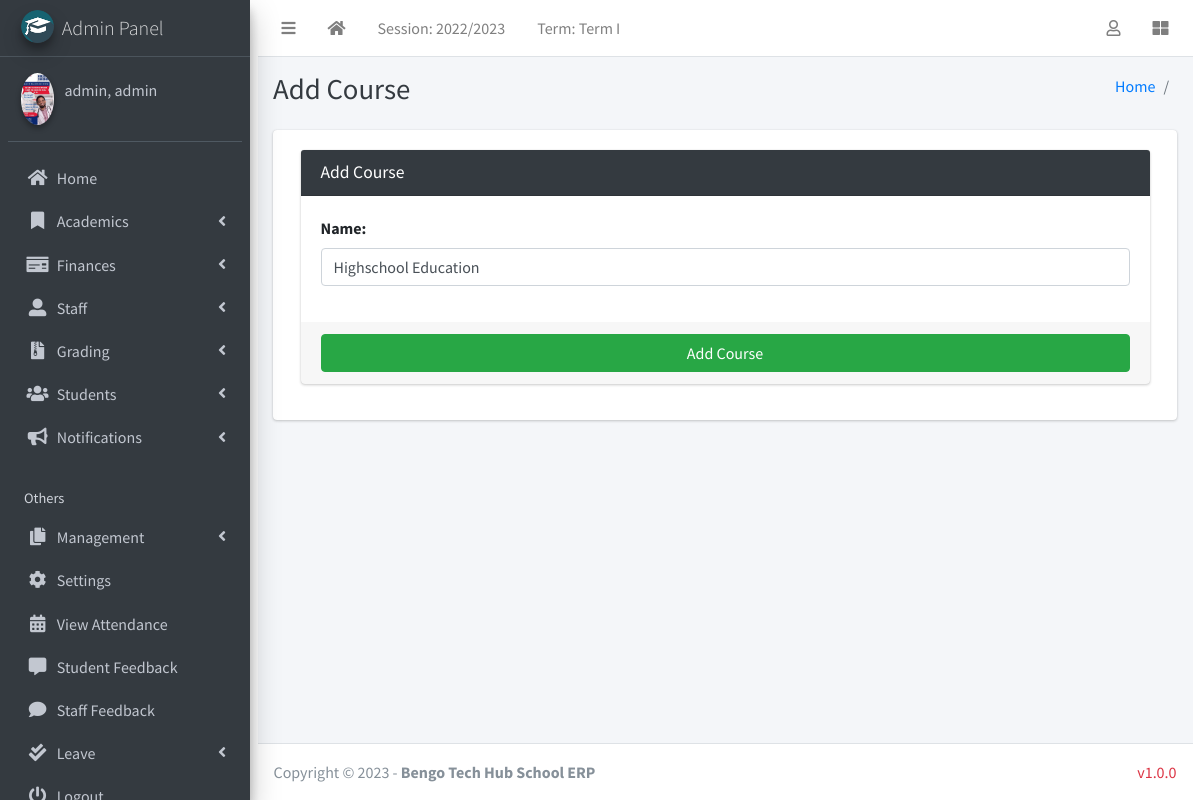
/manage/course/add (signed in), run on the app's committed database.
### academics/models.py (models this page shows, shortened)
class AcademicSession(models.Model):
    name = models.CharField(max_length=200, unique=True)
    current = models.BooleanField(default=True)
    class Meta:
        ordering = ["-name"]

class AcademicTerm(models.Model):
    name = models.CharField(max_length=20, unique=True)
    current = models.BooleanField(default=True)
    class Meta:
        ordering = ["name"]

### authman/models.py (models this page shows, shortened)
class CustomUser(AbstractUser):
    USER_TYPE = ((1, "HOD"), (2, "Staff"), (3, "Student"))
    GENDER = [("M", "Male"), ("F", "Female"), ("O", "Other")]
    username = models.CharField(max_length=150, unique=True,blank=True,null=True)
    email = models.EmailField(unique=True)
    user_type = models.CharField(default=1, choices=USER_TYPE, max_length=1)
    gender = models.CharField(max_length=1, choices=GENDER)
    profile_pic = models.ImageField()
    other_name = models.CharField(max_length=200, blank=True)
    address = models.TextField()
    fcm_token = models.TextField(default="")  # For firebase notifications
    created_at = models.DateTimeField(auto_now_add=True)
    updated_at = models.DateTimeField(auto_now=True)
    USERNAME_FIELD = "email"
    REQUIRED_FIELDS = []
    objects = CustomUserManager()
    def __str__(self):
        return self.last_name + ", " + self.first_name

### management/hod_views.py (the view, shortened to what this page needs)
# urls.py: path("course/add", hod_views.add_course, name='add_course'),
def add_course(request):
    form = CourseForm(request.POST or None)
    context = {
        'form': form,
        'page_title': 'Add Course'
    }
    return render(request, 'hod_template/add_course_template.html', context)

### authman/forms.py
class CourseForm(FormSettings):
    def __init__(self, *args, **kwargs):
        super(CourseForm, self).__init__(*args, **kwargs)
    class Meta:
        fields = ['name']
        model = Course

### academics/context_processors.py (called while the page is built)
def site_defaults(request):
    current_session = AcademicSession.objects.filter(current=True).first()
    current_term = AcademicTerm.objects.filter(current=True).first()
    setup=SchoolSetup.objects.first()
    if setup !=None:
       logo=setup.logo
    else:
        logo=settings.MEDIA_URL+'school_log/default.png'
    if current_session == None:
        current_session, created = AcademicSession.objects.get_or_create(
            name=str(timezone.now().year-1)+"/"+str(timezone.now().year), current=True)
        current_term, created = AcademicTerm.objects.get_or_create(
            name='Term I', current=True)
    vals = SiteConfig.objects.all()
    contexts = {
        "current_session": current_session.name,
        "current_term": current_term.name,
        "school_logo":logo,
    }
    for val in vals:
        contexts[val.key] = val.value
    return contexts

### templates/hod_template/add_course_template.html
{% extends 'management/base.html' %}
{% load static %}
{% block page_title %}{{page_title}}{% endblock page_title %}
{% block content %}
<section class="content">
    <div class="container-fluid">
        <div class="row">
            <div class="col-md-12">
                <div class="card card-dark">
                    <div class="card-header">
                        <h3 class="card-title">{{page_title}}</h3>
                    </div>
                    {% include "management/form_template.html" with messages=messages  form=form button_text="Add Course"%}
                </div>
            </div>
        </div>
    </div>
</section>
{% endblock content %}

### templates/management/base.html (shortened to what this page needs)
{% load static %}
<!DOCTYPE html>
<html>
  <head>
   <link rel="stylesheet" href="{% static 'mystyles/style.css' %}">
  <link rel="stylesheet" href="{% static 'plugins/fontawesome-free/css/all.min.css' %}">
  <link rel="stylesheet" href="{% static 'plugins/toastr/toastr.min.css' %}">
  <link rel="stylesheet"
    href="{% static 'plugins/overlayScrollbars/css/OverlayScrollbars.min.css' %}">
  <link rel="stylesheet" href="{% static 'plugins/Datatables/datatables.min.css' %}" />
  <link rel="stylesheet" href="{% static 'dist/css/adminlte.min.css' %}">
    <link rel="stylesheet" href="https://maxcdn.bootstrapcdn.com/bootstrap/4.5.2/css/bootstrap.min.css">
    <link
      rel="stylesheet"
      href="{% static 'plugins/fontawesome-free/css/all.min.css'%} "
    />
    <link
      rel="stylesheet"
      href="https://code.ionicframework.com/ionicons/2.0.1/css/ionicons.min.css"
    />
    <link
      rel="stylesheet"
      href="{% static 'plugins/tempusdominus-bootstrap-4/css/tempusdominus-bootstrap-4.min.css'%} "
    />
    <link
      rel="stylesheet"
      href="{% static 'plugins/icheck-bootstrap/icheck-bootstrap.min.css'%} "
    />
    <link rel="stylesheet" href="{% static 'dist/css/adminlte.min.css'%} " />
    <link
      rel="stylesheet"
      href="{% static 'plugins/overlayScrollbars/css/OverlayScrollbars.min.css'%} "
    />
    <link
      rel="stylesheet"
      href="{% static 'plugins/daterangepicker/daterangepicker.css'%} "
    />
  </head>
  <body class="hold-transition sidebar-mini layout-fixed">
    <div class="wrapper container-fluid">
    <nav class="main-header navbar navbar-expand navbar-white navbar-light">
      <ul class="navbar-nav">
        <li class="nav-item">
          <a class="nav-link" data-widget="pushmenu" href="#" role="button"><i
              class="fas fa-bars"></i></a>
        </li>
        <li class="nav-item d-none d-sm-inline-block">
          <a href="/" class="nav-link"><i class="fa fa-home"></i></a>
        </li>
        <li class="nav-item d-none d-sm-inline-block">
          <a href="{% url 'current-session' %}" class="nav-link">Session: {{ current_session }}</a>
        </li>
        <li class="nav-item d-none d-sm-inline-block">
          <a href="{% url 'current-session' %}" class="nav-link">Term: {{ current_term }}</a>
        </li>
      </ul>
      <ul class="navbar-nav ml-auto">
        <li class="nav-item dropdown">
          <a class="nav-link" data-toggle="dropdown" href="#">
            <i class="far fa-user"></i>
          </a>
        </li>
        <li class="nav-item">
          <a class="nav-link" data-widget="control-sidebar" data-slide="true"
            href="#" role="button"><i class="fas fa-th-large"></i></a>
        </li>
      </ul>
    </nav>
      {% include "management/sidebar_template.html" with user=user %}
      <div class="content-wrapper">
        <div class="content-header">
          <div class="container-fluid">
            <div class="row mb-2">
              <div class="col-sm-6">
                <h1 class="m-0 text-dark">
                  {% block page_title %}{% endblock page_title %}
                </h1>
              </div>
              <div class="col-sm-6">
              <ol class="breadcrumb float-sm-right">
                <li class="breadcrumb-item"><a href="/">Home</a></li>
                <li class="breadcrumb-item">{% block breadcrumb %}{% endblock breadcrumb %}</li>
              </ol>
            </div>
            </div>
          </div>
        </div>
      <section class="content">
        <div class="container-fluid">
          <div class="row">
            <div class="col-md-12">
              {% block fullcard %}
              <div class="card">
                <div class="card-body">
                  <div class="row">
                    <div class="col">
                      {% block content %}
                      {% endblock content %}
                    </div>
                  </div>
                </div>
              </div>
              {% endblock fullcard %}
            </div>
          </div>
        </div>
      </section>
      </div>
      {% include "management/footer.html" %}
    </div>
  </body>
</html>

### templates/management/sidebar_template.html (shortened to what this page needs)
{% load static %}
<aside class="main-sidebar sidebar-dark-info elevation-4">
    {% if request.user.user_type == '1' %}
    <a href="{% url 'admin_home' %}" class="brand-link">
        <img src="{% static 'dist/img/cmsl.png' %} " alt="AdminLTE Logo"
            class="brand-image img-circle elevation-3" >
        <span class="brand-text font-weight-light">Admin Panel</span>
    </a>
    <div class="sidebar">
        <div class="user-panel mt-3 pb-3 mb-3 d-flex">
            <div class="image">
                <img src="{{ request.user.profile_pic}}" class="img-circle elevation-2" alt="User Image">
            </div>
            <div class="info">
                <a href="#" class="d-block">{{user}}</a>
            </div>
        </div>
        <nav class="mt-2">
            <ul class="nav nav-pills nav-sidebar flex-column" data-widget="treeview" role="menu" data-accordion="false">
                <li class="nav-item">
                    {% url 'admin_home' as admin_home %}
                    <a href="{{admin_home}}" class="nav-link {% if admin_home == request.path %} active {% endif %}">
                        <i class="nav-icon fas fa-home"></i>
                        <p>
                            Home
                        </p>
                    </a>
                </li>
                <li class="nav-item has-treeview">
                    <a href="#" class="nav-link">
                        <i class="nav-icon fas fa-bookmark"></i>
                        <p>
                            Academics
                            <i class="fas fa-angle-left right"></i>
                        </p>
                    </a>
                </li>
                <li class="nav-item has-treeview">
                    <a href="#" class="nav-link">
                        <i class="nav-icon fas fa-money-check"></i>
                        <p>
                            Finances
                            <i class="fas fa-angle-left right"></i>
                        </p>
                    </a>
                </li>
                <li class="nav-item has-treeview">
                    <a href="#" class="nav-link">
                        <i class="nav-icon fas fa-user-alt"></i>
                        <p>
                            Staff
                            <i class="fas fa-angle-left right"></i>
                        </p>
                    </a>
                </li>
                 <li class="nav-item has-treeview">
              <a href="#" class="nav-link">
                <i class="nav-icon fas fa-file-archive"></i>
                <p>
                  Grading
                  <i class="fas fa-angle-left right"></i>
                </p>
              </a>
            </li>
                <li class="nav-item has-treeview">
                    <a href="#" class="nav-link">
                        <i class="nav-icon fas fa-users"></i>
                        <p>
                            Students
                            <i class="fas fa-angle-left right"></i>
                        </p>
                    </a>
                </li>
                 <li class="nav-item has-treeview">
                    <a href="#" class="nav-link">
                        <i class="nav-icon fas fa-bullhorn"></i>
                        <p>
                            Notifications
                            <i class="fas fa-angle-left right"></i>
                        </p>
                    </a>
                </li>
                <li class="nav-header">Others</li>
            <li class="nav-item has-treeview">
              <a href="#" class="nav-link">
                <i class="nav-icon fas fa-copy"></i>
                <p>
                  Management
                  <i class="fas fa-angle-left right"></i>
                </p>
              </a>
            </li>
            <li class="nav-item">
              <a href="{% url 'configs' %}" class="nav-link">
                <i class="nav-icon fas fa-cog"></i>
                <p>
                  Settings
                </p>
              </a>
              </li>
                <li class="nav-item">
                    {% url 'admin_view_attendance' as admin_view_attendance %}
                <li class="nav-item">
                    <a href="{{admin_view_attendance}}"
                        class="nav-link  {% if admin_view_attendance == request.path %} active {% endif %}">
                        <i class="nav-icon fas fa-calendar-alt"></i>
                        <p>
                            View Attendance
                        </p>
                    </a>
                </li>
                <li class="nav-item">
                    {% url 'student_feedback_message' as student_feedback_message %}
                    <a href="{{ student_feedback_message }}"
                        class="nav-link  {% if student_feedback_message == request.path %} active {% endif %}">
                        <i class="nav-icon fas fa-comment-alt"></i>
                        <p>
                            Student Feedback
                        </p>
                    </a>
                </li>
                <li class="nav-item">
                    {% url 'staff_feedback_message' as staff_feedback_message %}
                    <a href="{{staff_feedback_message}}"
                        class="nav-link   {% if staff_feedback_message == request.path %} active {% endif %}">
                        <i class="nav-icon fas fa-comment"></i>
                        <p>
                            Staff Feedback
                        </p>
                    </a>
                </li>
                 <li class="nav-item has-treeview">
                    <a href="#" class="nav-link">
                        <i class="nav-icon fas fa-check-double"></i>
                        <p>
                            Leave
                            <i class="fas fa-angle-left right"></i>
                        </p>
                    </a>
                </li>
                                        {% endif %}
                                        <li class="nav-item">
                                            <a href="{% url 'user_logout' %}"
                                                onclick="return confirm('Your session would be terminated.\n\nProceed?')"
                                                class="nav-link">
                                                <i class="nav-icon fas fa-power-off"></i>
                                                <p>
                                                </p>
                                            </a>
                                        </li>
                                    </ul>
                                </nav>
                            </div>
</aside>

### data on the page
AcademicSession: name "2022/2023"
AcademicTerm: name "Term I"
CustomUser: user.profile_pic (picture), last_name+first_name "admin, admin"

### other printed values
{{ page_title }} "Add Course"
{{ field.label_tag }} "Name:"
{{ button_text }} "Add Course"
{{ shool_name | default:"Bengo Tech Hub School ERP" }} "Bengo Tech Hub School ERP"
{{ version| default:"v1.0.0" }} "v1.0.0"
